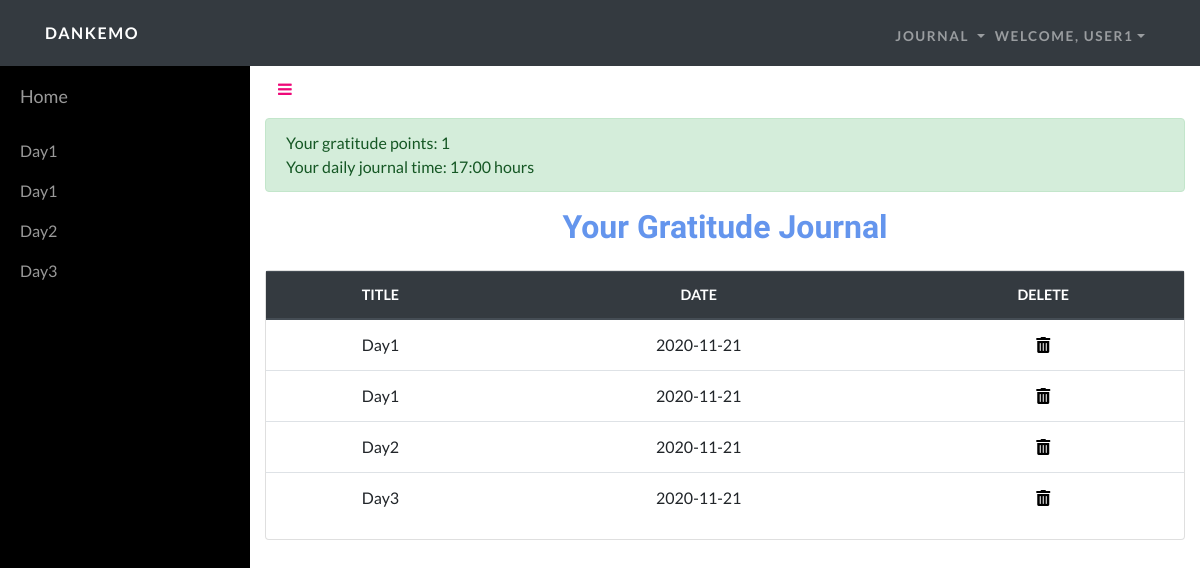
Page /home (signed in) on the committed database.
### tables this page shows
CREATE TABLE "users" ("id" INTEGER PRIMARY KEY AUTOINCREMENT , "username" TEXT NOT NULL , "time" INTEGER NOT NULL , "hash" TEXT NOT NULL , "gpoints" INTEGER NOT NULL);

CREATE TABLE "journals" ("id" INTEGER PRIMARY KEY AUTOINCREMENT , "username" TEXT NOT NULL , "date" TEXT NOT NULL , "note" TEXT NOT NULL, title TEXT NOT NULL);

### app.py (the view)
@app.route("/home")
@login_required
def home():
    uname = db.execute("SELECT username FROM users WHERE id=:cid",
                    cid=session["user_id"])[0]["username"]
    gpoints = db.execute("SELECT gpoints FROM users WHERE id=:cid",
                cid=session["user_id"])[0]["gpoints"]
    time = db.execute("SELECT time FROM users WHERE id=:cid",
                cid=session["user_id"])[0]["time"]
    entries = db.execute("SELECT * FROM journals WHERE username=:username",
                username=uname)
    return render_template("home.html", uname=uname, gpoints=gpoints, time=time, entries=entries)

### app.py (called while the page is built)
@app.after_request
def after_request(response):
    response.headers["Cache-Control"] = "no-cache, no-store, must-revalidate"
    response.headers["Expires"] = 0
    response.headers["Pragma"] = "no-cache"
    return response

### helpers.py (called while the page is built)
def login_required(f):
    @wraps(f)
    def decorated_function(*args, **kwargs):
        if session.get("user_id") is None:
            return redirect("/login")
        return f(*args, **kwargs)
    return decorated_function

### templates/home.html (shortened to what this page needs)
<!DOCTYPE html>
<html>
<head>
    <link rel="stylesheet" href="/static/bootstrap/css/bootstrap.min.css">
    <link rel="stylesheet" href="https://use.fontawesome.com/releases/v5.12.0/css/all.css">
    <link rel="stylesheet" href="https://cdnjs.cloudflare.com/ajax/libs/font-awesome/4.7.0/css/font-awesome.min.css">
    <link rel="stylesheet" href="/static/fonts/fontawesome5-overrides.min.css">
    <link rel="stylesheet" href="/static/css/styles.min.css">
    <link rel="stylesheet" href="https://cdnjs.cloudflare.com/ajax/libs/aos/2.2.0/aos.css">
    <link rel="stylesheet" href="https://cdnjs.cloudflare.com/ajax/libs/jquery.tablesorter/2.31.2/css/theme.bootstrap_4.min.css">
    <link rel="stylesheet" href="https://cdnjs.cloudflare.com/ajax/libs/jqueryui/1.12.1/jquery-ui.min.css">
</head>
<body>
    <nav class="navbar navbar-dark navbar-expand-lg fixed-top bg-dark navbar-custom">
        <div class="container"><a class="navbar-brand" href="/home">Dankemo</a><button data-toggle="collapse" class="navbar-toggler" data-target="#navbarResponsive"></button>
            <div class="collapse navbar-collapse" id="navbarResponsive">
                <ul class="nav navbar-nav ml-auto">
                    <li class="nav-item">
                        <div class="nav-item dropdown"><a class="dropdown-toggle" data-toggle="dropdown" aria-expanded="false" href="#" style="text-transform: uppercase;letter-spacing: 0.1rem;font-weight: 700;font-size: 0.85rem;font-family: Lato, sans-serif;color: rgba(255,255,255,0.5);">Journal&nbsp;</a>
            </div>
            </li>
            <li class="nav-item">
                <div class="nav-item dropdown"><a class="dropdown-toggle" data-toggle="dropdown" aria-expanded="false" href="#" style="text-transform: uppercase;letter-spacing: 0.1rem;font-weight: 700;font-size: 0.85rem;font-family: Lato, sans-serif;color: rgba(255,255,255,0.5);">WELCOME, {{uname}}</a>
        </div>
        </li>
        </ul>
        </div>
        </div>
    </nav>
    <div id="wrapper">
        <div id="sidebar-wrapper">
            <ul class="sidebar-nav">
                <li class="sidebar-brand"> <a href="#">Home </a></li>
                {% if entries %}
                {% for e in entries %}
                    <li> <a href="#">{{ e["title"] }}</a></li>
                {% endfor %}
                {% endif %}
            </ul>
        </div>
        <div class="page-content-wrapper">
            <div class="container-fluid"><a class="btn btn-link" role="button" id="menu-toggle" href="#menu-toggle"><i class="fa fa-bars"></i></a>
                <div class="row">
                    <div class="col-md-12">
                        <div style="margin-top:10px;" class="alert alert-success" role="alert">
                            Your gratitude points: {{gpoints}}
                            <br/>
                            Your daily journal time: {{time}}:00 hours
                        </div>
                    </div>
                </div>
            </div>
            <h1 class="h2 mb-4" style="text-align: center; color: cornflowerblue;">Your Gratitude Journal</h1>
            <div class="container">
                <div class="card" id="TableSorterCard">
                    <div class="row">
                        <div class="col-12">
                            <div>
                                <table class="table table tablesorter" id="ipi-table">
                                    <thead class="thead-dark">
                                        <tr>
                                            <th>Title</th>
                                            <th class="">Date</th>
                                            <th class="sorter-false">Delete</th>
                                        </tr>
                                    </thead>
                                    <tbody>
                                        {% if entries %}
                                        {% for e in entries %}
                                        <tr>
                                            <td>{{e["title"]}}</td>
                                            <td>{{e["date"]}}</td>
                                            <td><form action="{{url_for('delete_article', id=e.id)}}" method="POST"><button type="submit" value="Delete" style="border:none; background-color: rgba(0,0,0,0)" ><i class="fas fa-trash-alt"></i></button></form></td>
                                        </tr>
                                        {% endfor %}
                                        {% endif %}
                                    </tbody>
                                </table>
                            </div>
                        </div>
                    </div>
                </div>
            </div>
        </div>
    </div>
</body>
</html>

### templates/home.html (style rules this page uses)
th,td { text-align: center; }

### rows in the picture
users: username "USER1"
journals: title "Day1", date "2020-11-21"
journals: title "Day1", date "2020-11-21"
journals: title "Day2", date "2020-11-21"
journals: title "Day3", date "2020-11-21"

### other values in the picture
{{ gpoints }} "1"
{{ time }} "17"
